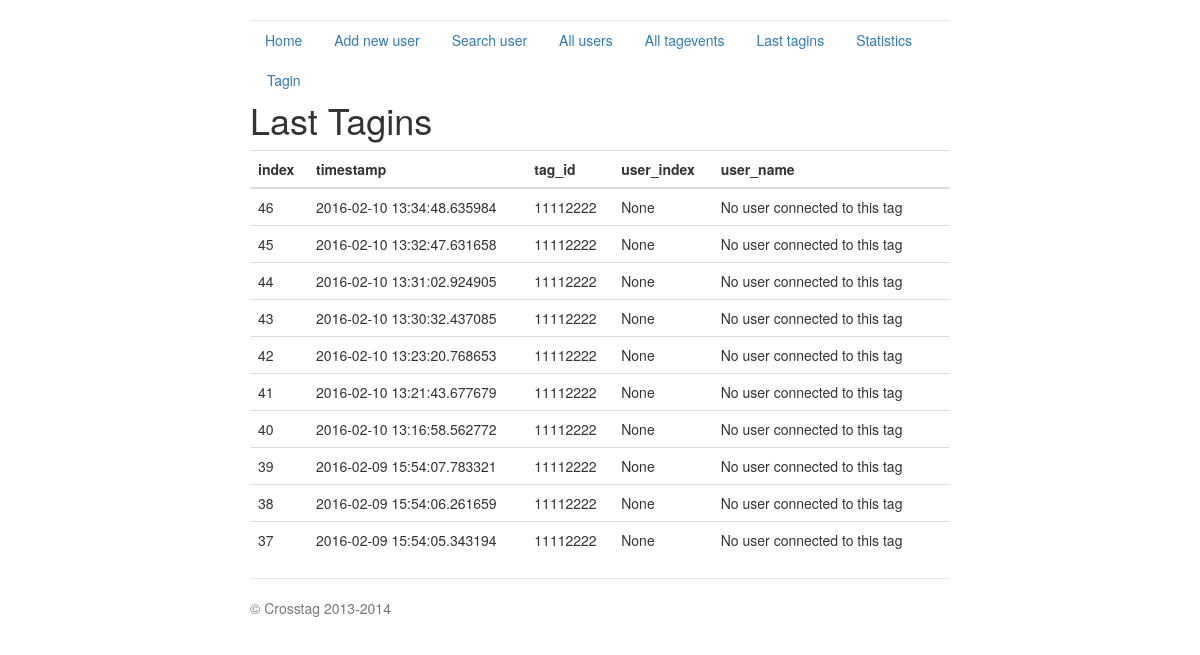
The app's page /last_tagins, older data.
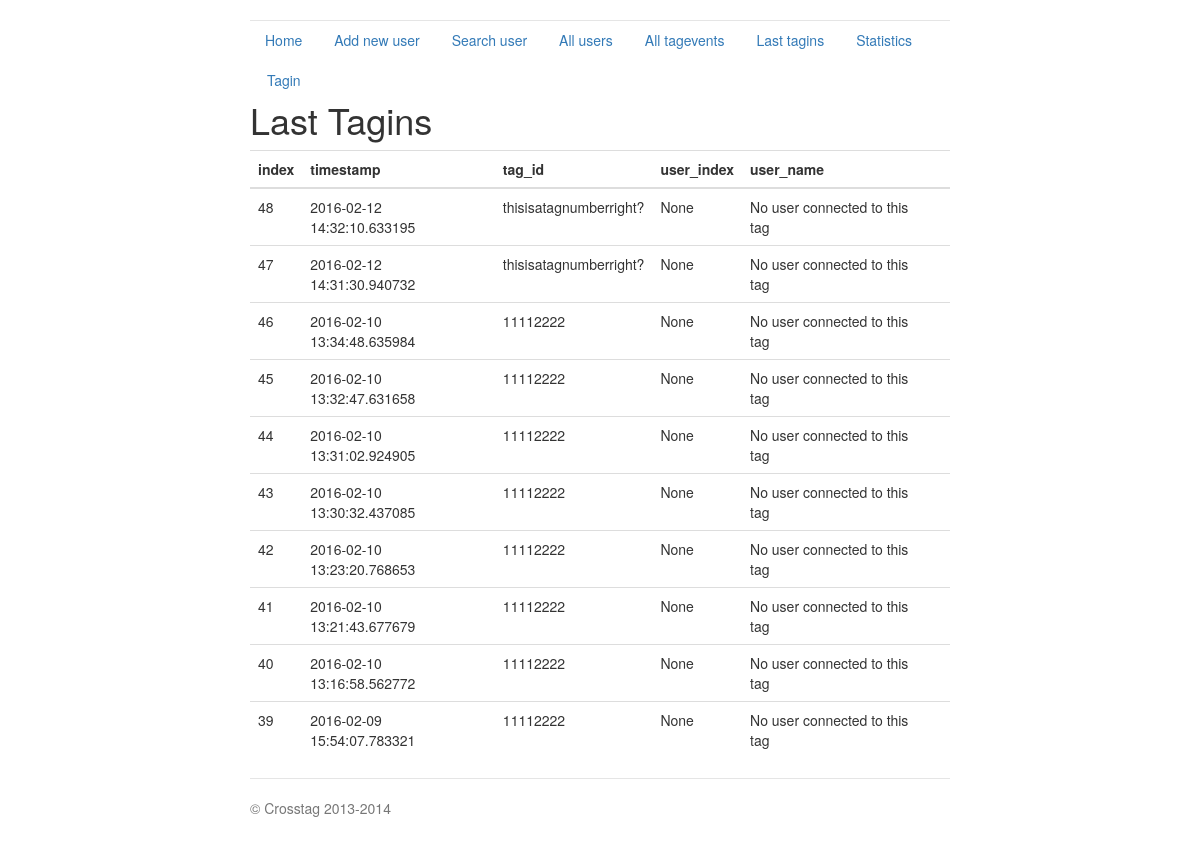
The same page, newer data.
### crosstag_server.py (models this page shows, shortened)
class Tagevent(db.Model):
    index = db.Column(db.Integer, primary_key=True)
    tag_id = db.Column(db.Integer)
    timestamp = db.Column(db.DateTime)
    uid = db.Column(db.Integer, db.ForeignKey('user.index'))
    def dict(self):
        return {'index': self.index, 'timestamp': str(self.timestamp),
                'tag_id': self.tag_id, 'uid':self.uid}

### crosstag_server.py (the view)
@app.route('/last_tagins', methods=['GET'])
def last_tagins():
    ret = []
    events = Tagevent.query.all()[-10:]
    for hit in events:
        js = hit.dict()
        tag = js['tag_id']
        try:
            user = get_user_data_tag_dict(tag)
            js['user_index'] = user["index"]
            js['user_name'] = user['name']
        except:
            js['user_index'] = None
            js['user_name'] = "No user connected to this tag"
        ret.append(js)
    ret.reverse()
    return render_template('last_tagevents.html',
                           title='Last Tagins',
                           hits=ret)

### crosstag_server.py (called while the page is built)
@app.route('/crosstag/v1.0/get_user_data_tag_dict/<tag_id>',
           methods=['GET'])
def get_user_data_tag_dict(tag_id):
    user = User.query.filter_by(tag_id=tag_id).first()
    return user.dict()

### templates/last_tagevents.html (shortened to what this page needs)
{% extends "base.html" %}
{% block content %}
<h1>{{title}}</h1>
{% if hits %}
	<table class="table table-hover">
	<tbody>
		<thead>
			<tr>
				<th>index</th> <th>timestamp</th><th>tag_id</th> <th> user_index </th> <th> user_name </th> <th></th>
			</tr>
		</thead>
				{% for hit in hits %}
				<tr>
					<td>{{hit.index}}</td> <td>{{hit.timestamp}}</td> <td>{{hit.tag_id}}</td> <td>{{hit.user_index}}</td> <td>{{hit.user_name}}</td> <td> {% if hit.user_index != None %}<a href='/edit_user/{{hit.user_index}}'>edit user</a> {% endif %}</td>
				</tr>
				{% endfor %}
	</tbody>
	</table>
{% endif %}
{% endblock %}

### templates/base.html (shortened to what this page needs)
<!DOCTYPE html>
<html lang="en">
  <head>
    <link href="../../static/bootstrap.css" rel="stylesheet">
    <link href="../../static/jumbotron-narrow.css" rel="stylesheet">
  </head>
  <body>
    <div class="container">
      <div class="header">
        <nav>
          <ul class="nav nav-pills pull-right">
            <li role="presentation"><a href="/index">Home</a></li>
            <li role="presentation"><a href="/add_new_user">Add new user</a></li>
            <li role="presentation"><a href="/search_user">Search user</a></li>
            <li role="presentation"><a href="/all_users">All users</a></li>
            <li role="presentation"><a href="/all_tagevents">All tagevents</a></li>
            <li role="presentation"><a href="/last_tagins">Last tagins</a></li>
            <li role="presentation"><a href="/statistics">Statistics</a></li>
            <li role="presentation"><a href="/tagin_user">Tagin</a></li>
          </ul>
        </nav>
      </div>
      {% block content %}{% endblock %}
      <footer class="footer">
        <p>&copy; Crosstag 2013-2014</p>
      </footer>
    </div>
  </body>
</html>

### static/jumbotron-narrow.css (style rules this page uses)
body { padding-top: 20px; padding-bottom: 20px; }
.header, .marketing, .footer { padding-right: 15px; padding-left: 15px; }
.header { border-bottom: 1px solid #e5e5e5; }
.footer { padding-top: 19px; color: #777; border-top: 1px solid #e5e5e5; }
@media (min-width: 768px) { .container { max-width: 730px; } }
@media screen and (min-width: 768px) { .header, .marketing, .footer { padding-right: 0; padding-left: 0; } }
@media screen and (min-width: 768px) { .header { margin-bottom: 30px; } }

Row changes from the older to the newer data that the page shows:
no longer on this page (row unchanged): Tagevent: index "38", timestamp "2016-02-09 15:54:06.261659", tag_id "11112222", user_index "None", user_name "No user connected to this tag"
no longer on this page (row unchanged): Tagevent: index "37", timestamp "2016-02-09 15:54:05.343194", tag_id "11112222", user_index "None", user_name "No user connected to this tag"
added Tagevent: index "48", timestamp "2016-02-12 14:32:10.633195", tag_id "thisisatagnumberright?", user_index "None", user_name "No user connected to this tag"
added Tagevent: index "47", timestamp "2016-02-12 14:31:30.940732", tag_id "thisisatagnumberright?", user_index "None", user_name "No user connected to this tag"
